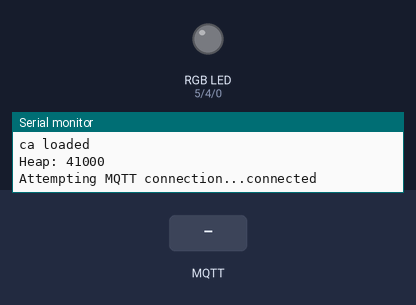
Recording of a sketch running on a simulated ESP8266 (NodeMCU). Parts: an RGB LED mixed from three pins (HIGH = lit), the last lines printed to the serial monitor. Inputs (shaded band) come from the test bench. WiFi joins after 1.5 s; servers stay silent unless stated; network time is answered at once with the bench clock; the local clock reads 2024-03-15 10:24:30 at power-on unless the sketch sets it; storage starts empty; no MQTT or app messages arrive unless stated.

Above: at 6.7 s.
6.8 s: MQTT message "mysmarthome/turnoff" arrives on the first subscribed topic
At 7.4 s:
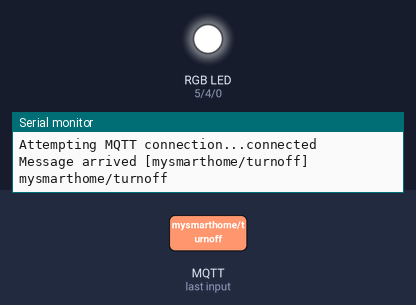
8.3 s: MQTT message "mysmarthome/turnoff" arrives on the second subscribed topic
At 8.6 s:
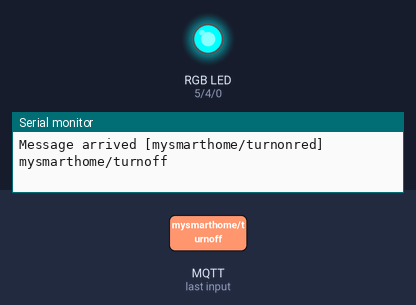
9.8 s: MQTT message "mysmarthome/turnoff" arrives on the third subscribed topic
At 10.9 s:
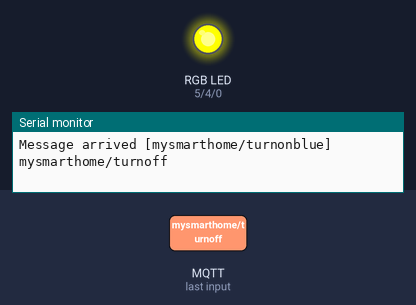
Timing chart, 0 to 12.8 s (numbered marks = the images above; inputs shaded):
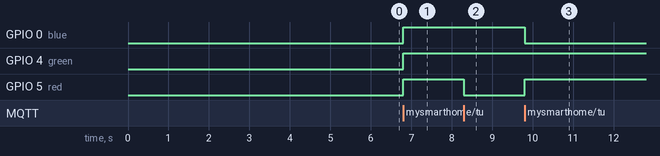

Measured:
- after the input at 6.8 s, GPIO 0 (blue), GPIO 4 (green), GPIO 5 (red): LOW → HIGH at once
- after the input at 8.3 s, GPIO 5 (red): HIGH → LOW at once
- after the input at 9.8 s, GPIO 0 (blue): HIGH → LOW at once; GPIO 5 (red): LOW → HIGH at once

The sketch:

RGB-NodeMcu-PubSub.ino
```cpp
#include "FS.h"
#include <ESP8266WiFi.h>
#include <PubSubClient.h>
#include <NTPClient.h>
#include <WiFiUdp.h>

// Update these with values suitable for your network.
int red = 5;
int green = 4;
int blue = 0;
int redStatus = digitalRead(red);
int greenStatus = digitalRead(green);
int blueStatus = digitalRead(blue);
const char* ssid = "Naina";
const char* password = "12345678a";
//const char* ssid = "twguest";
//const char* password = "dingy tiger slacks accustom pretzel";

WiFiUDP ntpUDP;
NTPClient timeClient(ntpUDP, "pool.ntp.org");

const char* AWS_endpoint = "a3gqm9sszde7zz-ats.iot.ap-south-1.amazonaws.com"; //MQTT broker ip


void callback(char* topic, byte* payload, unsigned int length) {
  Serial.print("Message arrived [");
  Serial.print(topic);
  Serial.print("] ");
  for (int i = 0; i < length; i++) {
    Serial.print((char)payload[i]);
  }
  Serial.println();

  if (strcmp(topic, "mysmarthome/turnonred") == 0) {
    Red();
  }
  if (strcmp(topic, "mysmarthome/turnonblue") == 0) {
    Blue();
  }
  if (strcmp(topic, "mysmarthome/turnongreen") == 0) {
    Green();
  }
  if (strcmp(topic, "mysmarthome/turnoff") == 0) {
    Off();
  }
}
WiFiClientSecure espClient;
PubSubClient client(AWS_endpoint, 8883, callback, espClient); //set  MQTT port number to 8883 as per //standard
long lastMsg = 0;
char msg[50];
int value = 0;

void setup_wifi() {
  // We start by connecting to a WiFi network
  espClient.setBufferSizes(512, 512);
  Serial.println();
  Serial.print("Connecting to ");
  Serial.println(ssid);

  WiFi.begin(ssid, password);

  while (WiFi.status() != WL_CONNECTED) {
    delay(500);
    Serial.print(".");
  }

  Serial.println("");
  Serial.println("WiFi connected");
  Serial.println("IP address: ");
  Serial.println(WiFi.localIP());

  timeClient.begin();
  while (!timeClient.update()) {
    timeClient.forceUpdate();
  }

  espClient.setX509Time(timeClient.getEpochTime());
}

void reconnect() {
  // Loop until we're reconnected
  while (!client.connected()) {
    Serial.print("Attempting MQTT connection...");
    // Attempt to connect
    if (client.connect("TwLedThing")) {
      Serial.println("connected");
      // Once connected, publish an announcement...
      //      client.publish("outTopic", "hello world");
      // ... and resubscribe
      client.subscribe("mysmarthome/turnoff");
      client.subscribe("mysmarthome/turnonred");
      client.subscribe("mysmarthome/turnonblue");
      client.subscribe("mysmarthome/turnongreen");

    } else {
      Serial.print("failed, rc=");
      Serial.print(client.state());
      Serial.println(" try again in 5 seconds");

      char buf[256];
      espClient.getLastSSLError(buf, 256);
      Serial.print("WiFiClientSecure SSL error: ");
      Serial.println(buf);
      delay(5000);
    }
  }
}

void Blue() {
  digitalWrite(red, HIGH);
  digitalWrite(green, HIGH);
  digitalWrite(blue, LOW);
}

void Green() {
  digitalWrite(red, HIGH);
  digitalWrite(green, LOW);
  digitalWrite(blue, HIGH);
}

void Red() {
  digitalWrite(red, LOW);
  digitalWrite(green, HIGH);
  digitalWrite(blue, HIGH);
}

void Off() {
  digitalWrite(red, HIGH);
  digitalWrite(green, HIGH);
  digitalWrite(blue, HIGH);
}

void setup() {
  Serial.begin(115200);
  pinMode(red, OUTPUT);
  pinMode(green, OUTPUT);
  pinMode(blue, OUTPUT);
  Serial.setDebugOutput(true);
  setup_wifi();
  delay(1000);
  if (!SPIFFS.begin()) {
    Serial.println("Failed to mount file system");
    return;
  }

  Serial.print("Heap: "); Serial.println(ESP.getFreeHeap());

  // Load certificate file
  File cert = SPIFFS.open("/cert.der", "r"); //replace cert.crt with your uploaded file name
  if (!cert) {
    Serial.println("Failed to open cert file");
  }
  else
    Serial.println("Success to open cert file");

  delay(1000);

  if (espClient.loadCertificate(cert))
    Serial.println("cert loaded");
  else
    Serial.println("cert not loaded");

  // Load private key file
  File private_key = SPIFFS.open("/private.der", "r"); //replace private eith your uploaded file name
  if (!private_key) {
    Serial.println("Failed to open private cert file");
  }
  else
    Serial.println("Success to open private cert file");

  delay(1000);

  if (espClient.loadPrivateKey(private_key))
    Serial.println("private key loaded");
  else
    Serial.println("private key not loaded");


  // Load CA file
  File ca = SPIFFS.open("/ca.der", "r"); //replace ca eith your uploaded file name
  if (!ca) {
    Serial.println("Failed to open ca ");
  }
  else
    Serial.println("Success to open ca");

  delay(1000);

  if (espClient.loadCACert(ca))
    Serial.println("ca loaded");
  else
    Serial.println("ca failed");

  Serial.print("Heap: "); Serial.println(ESP.getFreeHeap());
}


void loop() {

  if (!client.connected()) {
    reconnect();
  }
  client.loop();

  long now = millis();

  //  if (now - lastMsg > 2000) {
  //    lastMsg = now;
  //    ++value;
  //    snprintf (msg, 75, "hello world #%ld", value);
  ////    Serial.print("Publish message: ");
  ////    Serial.println(msg);
  //    //    client.publish("outTopic", msg);
  //    Serial.print("Heap: "); Serial.println(ESP.getFreeHeap()); //Low heap can cause problems
  //  }
}
```
